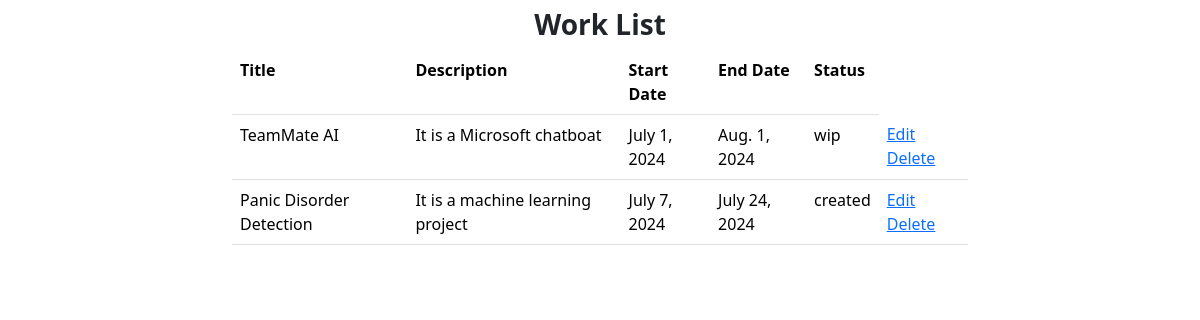
The app's page /works/all/ with its own data.
### myapp/models.py (models this page shows, shortened)
class Work(models.Model):
    title=models.CharField(max_length=100)
    description=models.CharField(max_length=100)
    start_date=models.DateField(null=True)
    end_date=models.DateField(null=True)
    status_options=(
        ("created","created"),
        ("wip","wip"),
        ("completed","completed"),
        ("due","due")
    )
    status=models.CharField(max_length=30,choices=status_options,default="created")

### myapp/views.py (the view)
# urls.py: path('works/all/',views.WorkListView.as_view(),name="work-all"),
class WorkListView(View):
    def get(self,request,*args,**kwargs):
        qs=Work.objects.all()
        return render(request,"work_list.html",{"works":qs})

### myapp/templates/work_list.html (shortened to what this page needs)
<!DOCTYPE html>
<html lang="en">
<head>
    <link href="https://cdn.jsdelivr.net/npm/bootstrap@5.3.3/dist/css/bootstrap.min.css" rel="stylesheet">
</head>
<body>
    <div class="container">
        <div class="row">
            <div class="col-2"></div>
            <div class="col-8">
                <table class="table">
                    <h3 class="text-center fw-bold my-2">Work List</h3>
                    <tr>
                        <th>Title</th>
                        <th>Description</th>
                        <th>Start Date</th>
                        <th>End Date</th>
                        <th>Status</th>
                    </tr>
                    {%for w in works%}
                    <tr>
                        <td>{{w.title}}</td>
                        <td>{{w.description}}</td>
                        <td>{{w.start_date}}</td>
                        <td>{{w.end_date}}</td>
                        <td>{{w.status}}</td>
                        <td>
                            <a href="{%url 'work-update' w.id%}">Edit</a>
                            <a href="{%url 'work-delete' w.id%}">Delete</a>
                        </td>
                    </tr>
                    {%endfor%}
                </table>
            </div>
            <div class="col-2"></div>
        </div>
    </div>
</body>
</html>

### records on screen
Work: title "TeamMate AI", description "It is a Microsoft chatboat", start_date "July 1, 2024", end_date "Aug. 1, 2024", status "wip"
Work: title "Panic Disorder Detection", description "It is a machine learning project", start_date "July 7, 2024", end_date "July 24, 2024", status "created"
